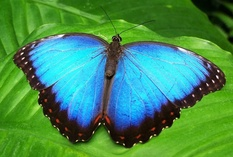
%> input picture borboleta.jpg, 233 x 157 px, shrunk from 718 x 482 before the run
$ octave --eval "processAllImages;"   (GNU Octave 9; MATLAB toolbox functions it lacks are replaced by stand-ins)
%> lines starting %> are read from the running program, lines starting %| are printed output that depends on the picture; long printed decimals are rounded
### q4/util/saveDitheringResults.m
function [all_metrics, comparison_table] = saveDitheringResults(originalImage, filename)
% Função completa para processar, salvar e calcular métricas

    % Verificar se a pasta de resultados existe
    if ~exist('resultados_dithering', 'dir')
        mkdir('resultados_dithering');
    end

    % Converter para escala de cinza se necessário
    if size(originalImage, 3) == 3
        originalImage = rgb2gray(originalImage);
    end

    % Processar todas as variações
    fs_2bit = floyd_steinberg(originalImage, 2);
    fs_3bit = floyd_steinberg(originalImage, 3);
    bayer_2bit = bayer(originalImage, 2);
    bayer_3bit = bayer(originalImage, 3);

    % Calcular métricas para cada método
    metrics_fs2 = calculateImageMetrics(originalImage, fs_2bit, 'Floyd-Steinberg 2bit');
    metrics_fs3 = calculateImageMetrics(originalImage, fs_3bit, 'Floyd-Steinberg 3bit');
    metrics_bay2 = calculateImageMetrics(originalImage, bayer_2bit, 'Bayer 2bit');
    metrics_bay3 = calculateImageMetrics(originalImage, bayer_3bit, 'Bayer 3bit');

    % Coletar todas as métricas
    all_metrics = [metrics_fs2, metrics_fs3, metrics_bay2, metrics_bay3];

    % Salvar imagens individuais
    [~, name, ~] = fileparts(filename);

    imwrite(originalImage, sprintf('resultados_dithering/%s_original.png', name));
    imwrite(fs_2bit, sprintf('resultados_dithering/%s_fs_2bit.png', name));
    imwrite(fs_3bit, sprintf('resultados_dithering/%s_fs_3bit.png', name));
    imwrite(bayer_2bit, sprintf('resultados_dithering/%s_bayer_2bit.png', name));
    imwrite(bayer_3bit, sprintf('resultados_dithering/%s_bayer_3bit.png', name));

    % Criar tabela de comparação
    comparison_table = createMetricsTable(all_metrics, name);

    % Criar figura comparativa com métricas
    createComparisonFigure(originalImage, fs_2bit, fs_3bit, bayer_2bit, bayer_3bit, all_metrics, name);

    fprintf('\n=== RESULTADOS PARA %s ===\n', upper(name));
    disp(comparison_table);

    return_all_metrics = all_metrics;
    return_comparison_table = comparison_table;
end

### q4/floyd_steinberg.m
function [out] = floyd_steinberg(img, bits)
%   FLOYD_STEINBERG É uma implementação do algoritmo de dithering de
%   Floyd-Steinberg para imagens em tons de cinza.
    %   converte `img` para double, caso não seja
    img = im2double(img);

    %   dimensões da imagem
    [rows, cols] = size(img);

    %   define imagem de saída vazia e 2^n tons de cinza
    out = img;
    levels = 2^bits;

    %   dithering de Floyd-Steinberg
    %   para cada pixel da imagem, faça:
    for y = 1:rows
        for x = 1:cols
            %   obtem o valor atual do pixel
            old     = out(y,x);

            %   calcula o novo valor do pixel como ...
            new     = round(old * (levels - 1)) / (levels - 1);
            out(y,x)= new;

            %   calcula o erro (linear, diferença entre o antigo e o novo)
            err     = old - new;

            % Difusão de erro
            if x+1 <= cols,                 out(y,  x+1)    = out(y,  x+1)  + err * 7/16; end
            if y+1 <= rows && x > 1,        out(y+1,x-1)    = out(y+1,x-1)  + err * 3/16; end
            if y+1 <= rows,                 out(y+1,x)      = out(y+1,x)    + err * 5/16; end
            if y+1 <= rows && x+1 <= cols,  out(y+1,x+1)    = out(y+1,x+1)  + err * 1/16; end
        end
    end
end

### q4/bayer.m
function [out] = bayer(img,bits)
%   BAYER  é a implementação do algoritmo de dithering ordenado de Bayer para
%   imagens em tons de cinza.

    %   normalização da imagem para double e em tons de cinza
    if ~isfloat(img)
        img = im2double(img);
    end
    if size(img,3) == 3
        img = rgb2gray(img);
    end

    %   matriz de Bayer de ordem
    BayerMatrix = [0, 32, 8, 40, 2, 34, 10, 42;
                   48, 16, 56, 24, 50, 18, 58, 26;
                   12, 44, 4, 36, 14, 46, 6, 38;
                   60, 28, 52, 20, 62, 30, 54, 22;
                   3, 35, 11, 43, 1, 33, 9, 41;
                   51, 19, 59, 27, 49, 17, 57, 25;
                   15, 47, 7, 39, 13, 45, 5, 37;
                   63, 31, 55, 23, 61, 29, 53, 21] / 64;

    [bayer_rows, bayer_cols] = size(BayerMatrix);

    %   dimensões da imagem
    [rows, cols] = size(img);

    %   define imagem de saída vazia e os 2^n tons de cinza
    out = zeros(rows, cols);
    levels = 2^bits;

    %   algoritmo de dithering de Bayer
    %   para cada pixel, faça:
    for y = 1:rows
        for x = 1:cols
            %   decide qual o limiar de dithering
            threshold = BayerMatrix(mod(y-1, bayer_rows) + 1, mod(x-1, bayer_cols) + 1);

            %   o novo pixel será o antigo + limiar
            new = round((img(y,x) + threshold / levels) * (levels - 1)) / (levels - 1);

            %   garantir faixa [0,1]:
            out(y,x) = min(max(new,0), 1);
        end
    end
end

### q4/util/calculateImageMetrics.m
function [metrics] = calculateImageMetrics(original, processed, method_name)
% Calcula métricas de qualidade entre imagem original e processada

    % Garantir que ambas as imagens estão no mesmo formato
    original = im2double(original);
    processed = im2double(processed);

    % Garantir que têm o mesmo tamanho (caso haja diferenças de arredondamento)
    if ~isequal(size(original), size(processed))
        processed = imresize(processed, size(original));
    end

    % 1. PSNR (Peak Signal-to-Noise Ratio)
    mse = mean((original(:) - processed(:)).^2);
    if mse > 0
        psnr_value = 10 * log10(1 / mse);
    else
        psnr_value = Inf;
    end

    % 2. SSIM (Structural Similarity Index)
    try
        ssim_value = ssim(processed, original);
    catch
        % Fallback para cálculo manual do SSIM se houver problemas
        ssim_value = calculateSSIMManual(processed, original);
    end

    % 3. MSE (Mean Squared Error)
    mse_value = mse;

    % 4. RMSE (Root Mean Squared Error)
    rmse_value = sqrt(mse_value);

    % Armazenar métricas
    metrics = struct(...
        'Method', method_name, ...
        'PSNR', psnr_value, ...
        'SSIM', ssim_value, ...
        'MSE', mse_value, ...
        'RMSE', rmse_value ...
    );

    fprintf('%s - PSNR: %.2f dB, SSIM: %.4f, MSE: %.6f\n', ...
        method_name, psnr_value, ssim_value, mse_value);
end

### q4/util/createMetricsTable.m
function results_table = createMetricsTable(metrics, imagename)
% Cria tabela com métricas para exportação (versão compatível)

    methods = {metrics.Method};
    psnr_values = [metrics.PSNR];
    ssim_values = [metrics.SSIM];
    mse_values = [metrics.MSE];

    % Criar estrutura de dados compatível
    results_table = struct();
    results_table.Metodo = methods;
    results_table.PSNR_dB = psnr_values;
    results_table.SSIM = ssim_values;
    results_table.MSE = mse_values;

    % Salvar como arquivo LaTeX
    saveTableAsLaTeX(results_table, imagename);
end

### q4/util/saveTableAsLaTeX.m
function saveTableAsLaTeX(table, imagename)
    % Salva a tabela em formato LaTeX para incluir no relatório
        fid = fopen(sprintf('resultados_dithering/%s_metricas.tex', imagename), 'w');

        fprintf(fid, '\\begin{table}[h!]\n');
        fprintf(fid, '\\centering\n');
        fprintf(fid, '\\caption{Métricas de Qualidade - %s}\n', imagename);
        fprintf(fid, '\\label{tab:metricas-%s}\n', imagename);
        fprintf(fid, '\\begin{tabular}{lcccc}\n');
        fprintf(fid, '\\toprule\n');
        fprintf(fid, '\\textbf{Método} & \\textbf{PSNR (dB)} & \\textbf{SSIM} & \\textbf{MSE} \\\\\n');
        fprintf(fid, '\\midrule\n');

        for i = 1:height(table)
            fprintf(fid, '%s & %.2f & %.4f & %.6f \\\\\n', ...
                table.Metodo{i}, table.PSNR_dB(i), table.SSIM(i), table.MSE(i));
        end

        fprintf(fid, '\\bottomrule\n');
        fprintf(fid, '\\end{tabular}\n');
        fprintf(fid, '\\end{table}\n');

        fclose(fid);
    end

### q4/util/plotMetrics.m

function plotMetrics(metrics)
    methods = {metrics.Method};
    psnr_values = [metrics.PSNR];
    ssim_values = [metrics.SSIM];

    % Plot PSNR
    yyaxis left
    bar(psnr_values, 'FaceColor', [0.2, 0.6, 0.8]);
    ylabel('PSNR (dB)', 'FontSize', 11);
    ylim([0, max(psnr_values) * 1.1]);

    % Plot SSIM
    yyaxis right
    plot(ssim_values, 'o-', 'LineWidth', 2, 'MarkerSize', 8, ...
        'Color', [0.8, 0.2, 0.2], 'MarkerFaceColor', [0.8, 0.2, 0.2]);
    ylabel('SSIM', 'FontSize', 11);
    ylim([0, 1]);

    % Configurações do gráfico
    set(gca, 'XTickLabel', methods, 'XTickLabelRotation', 45);
    title('Comparação de Métricas de Qualidade', 'FontSize', 12, 'FontWeight', 'bold');
    grid on;
    legend('PSNR', 'SSIM', 'Location', 'northoutside', 'Orientation', 'horizontal');
end

### q4/util/createComparisonFigure.m
function createComparisonFigure(original, fs2, fs3, bay2, bay3, metrics, filename)
    figure('Position', [100, 100, 1400, 900]);

    % Imagem Original
    subplot(3, 4, [1, 2]);
    imshow(original);
    title('Original (8 bits)', 'FontSize', 12, 'FontWeight', 'bold');

    % Floyd-Steinberg 2 bits
    subplot(3, 4, 3);
    imshow(fs2);
    title(sprintf('Floyd-Steinberg 2 bits\nPSNR: %.2f dB, SSIM: %.4f', ...
        metrics(1).PSNR, metrics(1).SSIM), 'FontSize', 10);

    % Floyd-Steinberg 3 bits
    subplot(3, 4, 4);
    imshow(fs3);
    title(sprintf('Floyd-Steinberg 3 bits\nPSNR: %.2f dB, SSIM: %.4f', ...
        metrics(2).PSNR, metrics(2).SSIM), 'FontSize', 10);

    % Bayer 2 bits
    subplot(3, 4, 7);
    imshow(bay2);
    title(sprintf('Bayer 2 bits\nPSNR: %.2f dB, SSIM: %.4f', ...
        metrics(3).PSNR, metrics(3).SSIM), 'FontSize', 10);

    % Bayer 3 bits
    subplot(3, 4, 8);
    imshow(bay3);
    title(sprintf('Bayer 3 bits\nPSNR: %.2f dB, SSIM: %.4f', ...
        metrics(4).PSNR, metrics(4).SSIM), 'FontSize', 10);

    % Gráfico de métricas
    subplot(3, 4, [9, 10, 11, 12]);
    plotMetrics(metrics);

    % Salvar figura
    saveas(gcf, sprintf('resultados_dithering/%s_comparacao_completa.png', filename));
    saveas(gcf, sprintf('resultados_dithering/%s_comparacao_completa.pdf', filename));

    close gcf;
end

### q4/util/generateConsolidatedReport.m
function generateConsolidatedReport(all_metrics)
    % Gera relatório consolidado com todas as imagens
        image_names = fieldnames(all_metrics);

        fid = fopen('resultados_dithering/relatorio_consolidado.tex', 'w');

        % Cabeçalho do documento LaTeX
        fprintf(fid, '\\documentclass[12pt]{article}\n');
        fprintf(fid, '\\usepackage[utf8]{inputenc}\n');
        fprintf(fid, '\\usepackage[brazil]{babel}\n');
        fprintf(fid, '\\usepackage{graphicx}\n');
        fprintf(fid, '\\usepackage{subcaption}\n');
        fprintf(fid, '\\usepackage{booktabs}\n');
        fprintf(fid, '\\usepackage{geometry}\n');
        fprintf(fid, '\\usepackage{amsmath}\n');
        fprintf(fid, '\\usepackage{siunitx}\n');
        fprintf(fid, '\\geometry{a4paper, left=2cm, right=2cm, top=2cm, bottom=2cm}\n\n');

        fprintf(fid, '\\title{Relatório Consolidado - Métricas de Qualidade de Dithering}\n');
        fprintf(fid, '\\author{Análise Computacional}\n');
        fprintf(fid, '\\date{\\today}\n\n');

        fprintf(fid, '\\begin{document}\n\n');
        fprintf(fid, '\\maketitle\n\n');

        % Tabelas consolidadas para cada imagem
        for i = 1:length(image_names)
            name = image_names{i};
            metrics = all_metrics.(name);

            fprintf(fid, '\\section{Imagem: %s}\n', name);

            % Incluir tabela de métricas
            fprintf(fid, '\\input{%s_metricas.tex}\n\n', name);

            % Incluir figura comparativa
            fprintf(fid, '\\begin{figure}[h!]\n');
            fprintf(fid, '\\centering\n');
            fprintf(fid, '\\includegraphics[width=0.9\\textwidth]{%s_comparacao_completa.png}\n', name);
            fprintf(fid, '\\caption{Resultados completos para %s}\n', name);
            fprintf(fid, '\\label{fig:completa-%s}\n', name);
            fprintf(fid, '\\end{figure}\n\n');
        end

        % Análise comparativa entre imagens
        fprintf(fid, '\\section{Análise Comparativa entre Imagens}\n');
        fprintf(fid, '\\subsection{Performance por Algoritmo}\n');

        for i = 1:length(image_names)
            name = image_names{i};
            fprintf(fid, '\\subsubsection{%s}\n', name);
            fprintf(fid, '\\begin{itemize}\n');

            metrics = all_metrics.(name);

            % Encontrar melhor método por PSNR
            [~, idx_psnr] = max([metrics.PSNR]);
            fprintf(fid, '\\item \\textbf{Melhor PSNR}: %s (%.2f dB)\n', ...
                metrics(idx_psnr).Method, metrics(idx_psnr).PSNR);

            % Encontrar melhor método por SSIM
            [~, idx_ssim] = max([metrics.SSIM]);
            fprintf(fid, '\\item \\textbf{Melhor SSIM}: %s (%.4f)\n', ...
                metrics(idx_ssim).Method, metrics(idx_ssim).SSIM);

            fprintf(fid, '\\end{itemize}\n');
        end

        fprintf(fid, '\\end{document}\n');
        fclose(fid);
    end

### q4/util/processAllImages.m
function processAllImages()
    % Lista de imagens para processar
    imageFiles = {'borboleta.jpg'};

    % Estrutura para armazenar todas as métricas
    all_images_metrics = struct();

    for i = 1:length(imageFiles)
        if exist(imageFiles{i}, 'file')
            fprintf('\n=== PROCESSANDO: %s ===\n', imageFiles{i});
            img = imread(imageFiles{i});
%> img is the input picture: size 157x233x3 uint8; mean R, G, B 68.4, 140, 88.1
            [~, name, ~] = fileparts(imageFiles{i});

            [metrics, table] = saveDitheringResults(img, name);
%> in saveDitheringResults, `originalImage = rgb2gray(originalImage);`:
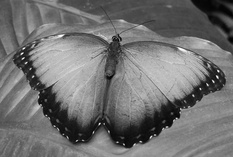
%> originalImage: size 157x233 uint8; min 1, max 255, mean 112.6
%> after the loop in floyd_steinberg, `for y = 1:rows`:
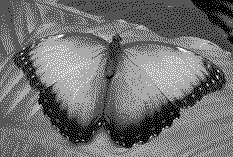
%> out: size 157x233 double; min 0, max 1, mean 0.442
%> call 2 of floyd_steinberg, with bits = 3
%> after the loop in floyd_steinberg (call 2), `for y = 1:rows`:
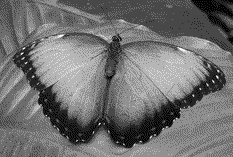
%> out: size 157x233 double; min 0, max 1, mean 0.442; mean of the top-left, top-right, bottom-left and bottom-right quarters 0.481, 0.423, 0.415, 0.448
%> after the loop in bayer, `for y = 1:rows`:
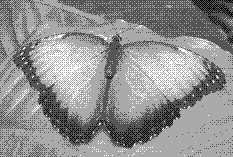
%> out: size 157x233 double; min 0, max 1, mean 0.567
%> call 2 of bayer, with bits = 3
%> after the loop in bayer (call 2), `for y = 1:rows`:
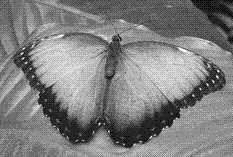
%> out: size 157x233 double; min 0, max 1, mean 0.503
%> in calculateImageMetrics, `mse = mean((original(:) - processed(:)).^2);`: mse = 0.017
%> in calculateImageMetrics, `psnr_value = 10 * log10(1 / mse);`: psnr_value = 17.69
%> in calculateImageMetrics, `ssim_value = ssim(processed, original);`: ssim_value = 0.305
%> in calculateImageMetrics, `mse_value = mse;`: mse_value = 0.017
%> in calculateImageMetrics, `rmse_value = sqrt(mse_value);`: rmse_value = 0.13
%> in calculateImageMetrics, `metrics = struct( 'Method', method_name, 'PSNR', psnr_value, 'SSIM', s..`: metrics = {PSNR 17.69, SSIM 0.305, MSE 0.017, RMSE 0.13}
%| Floyd-Steinberg 2bit - PSNR: 17.69 dB, SSIM: 0.3046, MSE: 0.01702
%| Floyd-Steinberg 3bit - PSNR: 25.99 dB, SSIM: 0.6474, MSE: 0.002518
%> in saveDitheringResults, `metrics_fs3 = calculateImageMetrics(originalImage, fs_3bit, 'Floyd-Ste..`: metrics_fs3 = {PSNR 25.99, SSIM 0.647, MSE 0.00252, RMSE 0.0502}
%| Bayer 2bit - PSNR: 15.17 dB, SSIM: 0.3306, MSE: 0.0304
%> in saveDitheringResults, `metrics_bay2 = calculateImageMetrics(originalImage, bayer_2bit, 'Bayer..`: metrics_bay2 = {PSNR 15.17, SSIM 0.331, MSE 0.0304, RMSE 0.174}
%| Bayer 3bit - PSNR: 21.67 dB, SSIM: 0.5866, MSE: 0.006805
%> in saveDitheringResults, `metrics_bay3 = calculateImageMetrics(originalImage, bayer_3bit, 'Bayer..`: metrics_bay3 = {PSNR 21.67, SSIM 0.587, MSE 0.0068, RMSE 0.0825}
%> in saveDitheringResults, `all_metrics = [metrics_fs2, metrics_fs3, metrics_bay2, metrics_bay3];`: all_metrics = 4 items; PSNR, SSIM, MSE and RMSE: 17.69 0.305 0.017 0.13, 25.99 0.647 0.00252 0.0502, 15.17 0.331 0.0304 0.174, 21.67 0.587 0.0068 0.0825
%> in createMetricsTable, `methods = {metrics.Method};`: methods = {'Floyd-Steinberg 2bit', 'Floyd-Steinberg 3bit', 'Bayer 2bit', 'Bayer 3bit'}
%> in createMetricsTable, `psnr_values = [metrics.PSNR];`: psnr_values = [17.69 25.99 15.17 21.67]
%> in createMetricsTable, `ssim_values = [metrics.SSIM];`: ssim_values = [0.305 0.647 0.331 0.587]
%> in createMetricsTable, `mse_values = [metrics.MSE];`: mse_values = [0.017 0.00252 0.0304 0.0068]
%> in createMetricsTable, `results_table.Metodo = methods;`: results_table.Metodo has the same summary as methods
%> in createMetricsTable, `results_table.PSNR_dB = psnr_values;`: results_table.PSNR_dB = [17.69 25.99 15.17 21.67]
%> in createMetricsTable, `results_table.SSIM = ssim_values;`: results_table.SSIM = [0.305 0.647 0.331 0.587]
%> in createMetricsTable, `results_table.MSE = mse_values;`: results_table.MSE = [0.017 0.00252 0.0304 0.0068]
%> the loop in saveTableAsLaTeX, `for i = 1:height(table)` made 1 pass
%> in saveDitheringResults, `comparison_table = createMetricsTable(all_metrics, name);`: comparison_table = {PSNR_dB [17.69 25.99 15.17 21.67], SSIM [0.305 0.647 0.331 0.587], MSE [0.017 0.00252 0.0304 0.0068]}
%> in plotMetrics, `psnr_values = [metrics.PSNR];`: psnr_values = [17.69 25.99 15.17 21.67]
%> in plotMetrics, `ssim_values = [metrics.SSIM];`: ssim_values = [0.305 0.647 0.331 0.587]
%> in plotMetrics, `yyaxis right`:
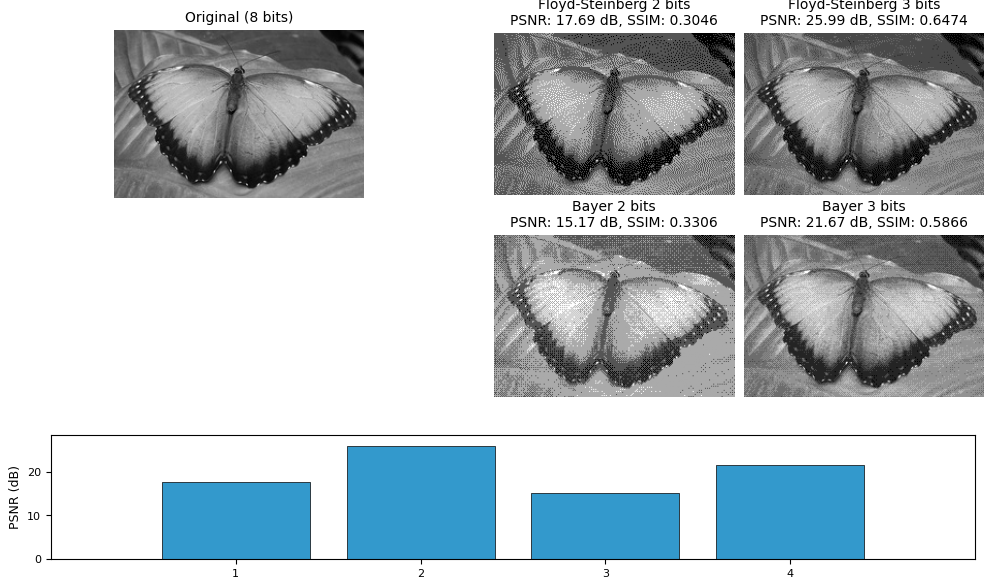
%> figure redrawn from the program's plot data, 6 panels
%> in createComparisonFigure, `plotMetrics(metrics);`:
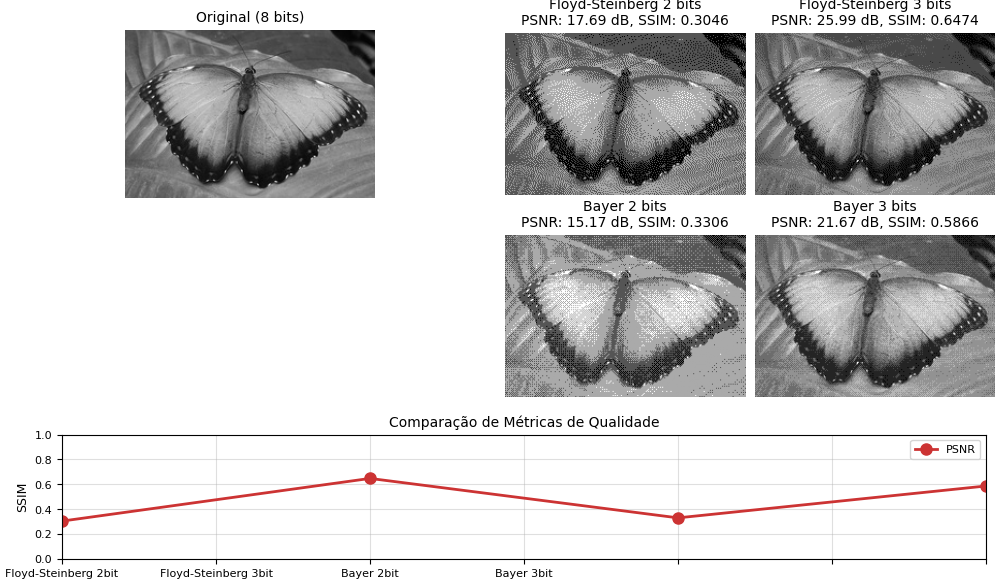
%> figure redrawn from the program's plot data, 6 panels
%|     Metodo =
%|     {
%|       [1,1] = Floyd-Steinberg 2bit
%|       [1,2] = Floyd-Steinberg 3bit
%|       [1,3] = Bayer 2bit
%|       [1,4] = Bayer 3bit
%|     }
%|     PSNR_dB =
%|        17.691   25.989   15.171   21.672
%|     SSIM =
%|        0.3046   0.6474   0.3306   0.5866
%|     MSE =
%> (further printed lines are left out)
%> in saveDitheringResults, `return_all_metrics = all_metrics;`: return_all_metrics has the same summary as all_metrics
%> in saveDitheringResults, `return_comparison_table = comparison_table;`: return_comparison_table has the same summary as comparison_table
%> metrics has the same summary as all_metrics in saveDitheringResults; table has the same summary as comparison_table in saveDitheringResults
            all_images_metrics.(name) = metrics;

            % Salvar métricas consolidadas
            save(sprintf('resultados_dithering/%s_metrics.mat', name), 'metrics', 'table');
        else
            fprintf('Arquivo não encontrado: %s\n', imageFiles{i});
        end
    end

    % Gerar relatório consolidado
    generateConsolidatedReport(all_images_metrics);
%> in generateConsolidatedReport, `image_names = fieldnames(all_metrics);`: image_names = {'borboleta'}
%> the loop in generateConsolidatedReport, `for i = 1:length(image_names)` made 1 pass
%> name on pass 1: 'borboleta'
%> the loop in generateConsolidatedReport, `for i = 1:length(image_names)` made 1 pass
%> (name, idx_psnr, idx_ssim) on pass 1: ('borboleta', 2, 2)

    fprintf('\n=== PROCESSAMENTO CONCLUÍDO ===\n');
    fprintf('Todos os resultados salvos em: resultados_dithering/\n');
end
